Frame 1 (no input): blank canvas, image omitted
Frame 60 (no input): blank canvas, image omitted
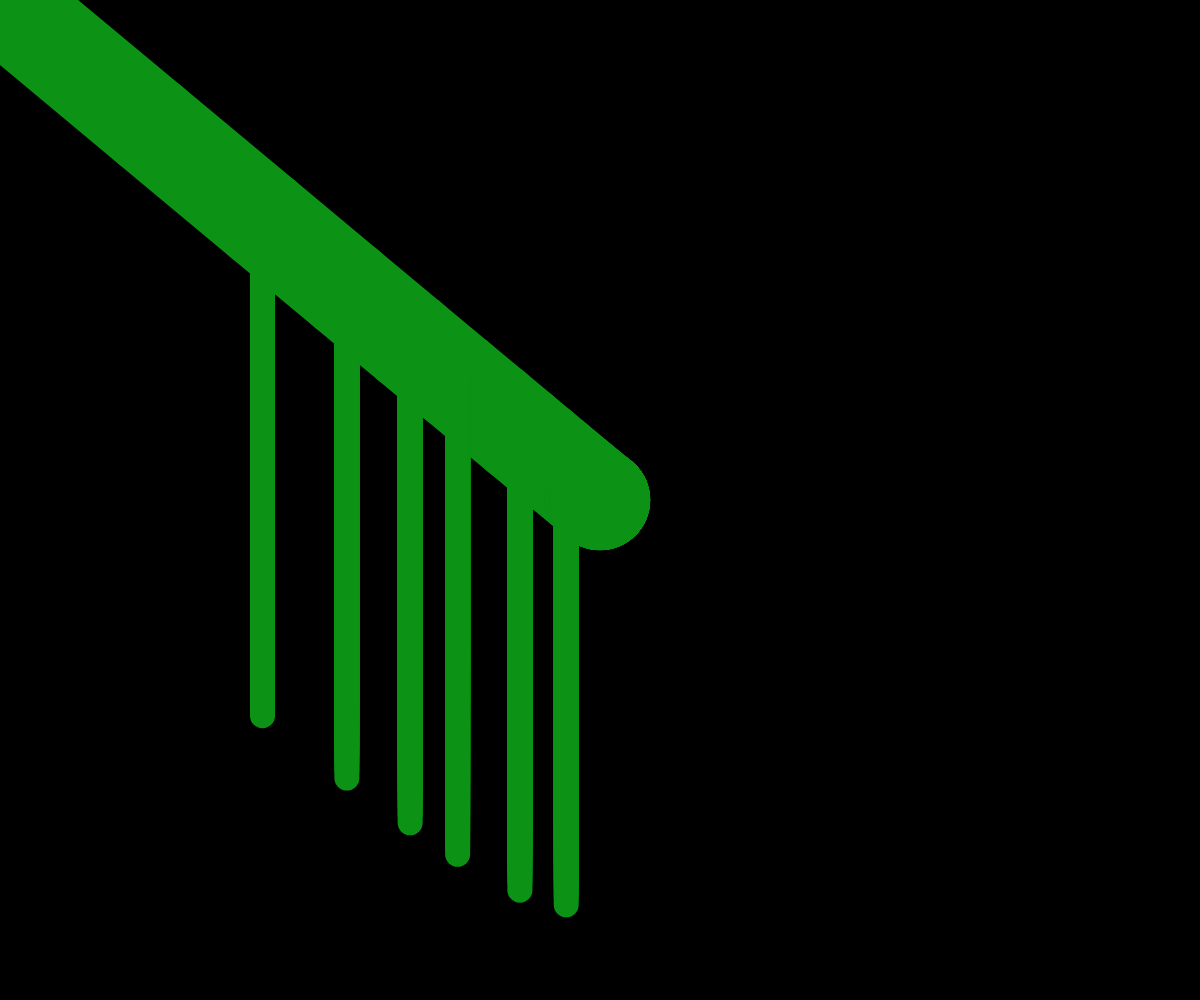
Frame 120 (the mouse pressed at the canvas centre since frame 60)

The p5.js sketch whose frames 1 and 60 were blank and that drew this single picture after the mouse press (run headless with seeded random() and noise() and a simulated clock; from frame 60 on, the mouse is pressed at the canvas centre):

// p5.js sketch
// ── sketch.js
/*
 * © 2026 Schultzschultz. Created for 'Schultzschultz Creative Coding Masterclass'.
 * For educational use only. All rights reserved.
 * 
 * -------------------
 * Design Level Coding
 * -------------------
 * 
 * This file is an example of how to build a feature by using a design level coding approach. 
 * 
Prompt (already executed):
Create an interactive spray can drawing tool in p5.js using the existing project structure.

Canvas & Background
Full window canvas. Black background.

Mouse Follower
Drawing position is controlled by a mouse follower.
Follower position lerps toward the mouse with smoothing = 0.25.

Drawing
Draw to a drawingCanvas while mouseIsPressed.
Draw smooth by using the follower position. Connect positions frame-by-frame with line and strokeCap round.
brushSize = 100.
Random brush color with min brightness of 40% to keep contrast on the black background.
Each new mouse press starts a fresh stroke and picks a new random brush color.

Cursor
No filled circle, stroke in current brush color, strokeWeight = 1. Does not stay on the canvas.

Display
Display drawingCanvas. Display cursor above.

Spray Can Drip Effect
A new drip appears whenever the mouse speed drops below slowThreshold, drip origin is at the current follower position
Each drip starts with length = brushSize * 0.25 and speed = dripMaxSpeed.
With every frame, all active drips grow: speed increases by 0.15 
Each drip is a line of strokeWeight = dripSize = brushSize * 0.25, anchored at its origin and extending downward, drawn in the current brush color directly onto drawingCanvas.
When the mouse moves faster than slowThreshold or is released, all active drips are cleared.
Multiple drips can be active simultaneously.

Clear
Pressing X clears the drawingCanvas and removes all active drips.

Global editable variables at the top of the file.
 */


// ─── Global Editable Variables ───────────────────────────────────────────────
const brushSize     = 100;   // Diameter of the spray brush
const smoothing     = 0.25;  // Lerp factor for mouse follower (0 = no movement, 1 = instant)
const dripSize      = brushSize * 0.25; // Height/thickness of a drip line
const dripMinSpeed       = 2;   // Minimum initial speed of a drip (px per frame)
const dripMaxSpeed       = 8;   // Maximum downward speed of a drip (px per frame)
const slowThreshold      = 3;   // Mouse speed (px/frame) below which a drip starts
const dripSpawnDistance  = brushSize * 0.5;   // Min distance between drip origins (prevents stacking)
// ─────────────────────────────────────────────────────────────────────────────

let drawingCanvas;

// Follower state
let followerX, followerY;
let prevFollowerX, prevFollowerY;

// Brush color (HSB)
let brushH, brushS, brushB;

// Drip state
let growingDrips = [];   // Drips currently growing (multiple allowed)

// Mouse speed tracking
let prevMouseX, prevMouseY;

// ─────────────────────────────────────────────────────────────────────────────

function setup() {
  createCanvas(windowWidth, windowHeight);
  colorMode(HSB, 360, 100, 100, 100);
  noCursor();

  drawingCanvas = createGraphics(windowWidth, windowHeight);
  drawingCanvas.colorMode(HSB, 360, 100, 100, 100);
  drawingCanvas.background(0, 0, 0);

  // Initialise follower at center
  followerX = width  / 2;
  followerY = height / 2;
  prevFollowerX = followerX;
  prevFollowerY = followerY;

  prevMouseX = mouseX;
  prevMouseY = mouseY;

  pickNewColor();
}

// ─────────────────────────────────────────────────────────────────────────────

function draw() {
  // ── Update follower ────────────────────────────────────────────────────────
  prevFollowerX = followerX;
  prevFollowerY = followerY;
  followerX = lerp(followerX, mouseX, smoothing);
  followerY = lerp(followerY, mouseY, smoothing);

  // ── Mouse speed ────────────────────────────────────────────────────────────
  let mouseSpeed = dist(mouseX, mouseY, prevMouseX, prevMouseY);
  prevMouseX = mouseX;
  prevMouseY = mouseY;

  // ── Drawing stroke to canvas ───────────────────────────────────────────────
  if (mouseIsPressed) {
    drawingCanvas.stroke(brushH, brushS, brushB, 100);
    drawingCanvas.strokeWeight(brushSize);
    drawingCanvas.strokeCap(ROUND);
    drawingCanvas.line(prevFollowerX, prevFollowerY, followerX, followerY);
  }

  // ── Drip logic ─────────────────────────────────────────────────────────────
  if (mouseIsPressed && mouseSpeed < slowThreshold) {
    // Spawn a new drip if follower is far enough from all existing drip origins
    let tooClose = growingDrips.some(
      d => dist(followerX, followerY, d.x, d.y) < dripSpawnDistance
    );
    if (!tooClose) {
      growingDrips.push({
        x: followerX, y: followerY,
        length: brushSize * 0.25, speed: dripMaxSpeed,
        h: brushH, s: brushS, b: brushB
      });
    }

    // Grow all active drips
    for (let d of growingDrips) {
      d.speed  = min(d.speed + 0.15, dripMaxSpeed);
      d.length = min(d.length + d.speed, height - d.y);
      paintDrip(d);
    }
  } else {
    // Mouse too fast or released — commit and clear all growing drips
    growingDrips = [];
  }

  // ── Compose display ────────────────────────────────────────────────────────
  background(0, 0, 0);
  image(drawingCanvas, 0, 0);

  // ── Cursor (above everything) ──────────────────────────────────────────────
  noFill();
  stroke(brushH, brushS, brushB, 100);
  strokeWeight(1);
  ellipse(mouseX, mouseY, brushSize, brushSize);
}

// ─── Helper: paint a single drip onto the drawingCanvas ──────────────────────
function paintDrip(d) {
  drawingCanvas.strokeCap(ROUND);
  drawingCanvas.noFill();
  drawingCanvas.stroke(d.h, d.s, d.b, 100);
  drawingCanvas.strokeWeight(dripSize);
  // Line anchored at origin, extending downward by d.length
  drawingCanvas.line(d.x, d.y, d.x, d.y + d.length);
}

// ─── Pick a fresh random brush color ─────────────────────────────────────────
function pickNewColor() {
  brushH = random(360);
  brushS = random(60, 100);
  brushB = random(40, 100); // min brightness 40% for contrast on black
}

// ─────────────────────────────────────────────────────────────────────────────

function mousePressed() {
  pickNewColor();
  // Snap follower to mouse on first press to avoid stale start position
  prevFollowerX = followerX;
  prevFollowerY = followerY;
}

function mouseReleased() {
  growingDrips = [];
}

function keyPressed() {
  if (key == 'x' || key == 'X') {
    drawingCanvas.background(0, 0, 0);
    growingDrips = [];
  }
}

function windowResized() {
  resizeCanvas(windowWidth, windowHeight);

  // Preserve painting on resize
  let oldCanvas = drawingCanvas;
  drawingCanvas = createGraphics(windowWidth, windowHeight);
  drawingCanvas.colorMode(HSB, 360, 100, 100, 100);
  drawingCanvas.background(0, 0, 0);
  drawingCanvas.image(oldCanvas, 0, 0);
  oldCanvas.remove();
}
